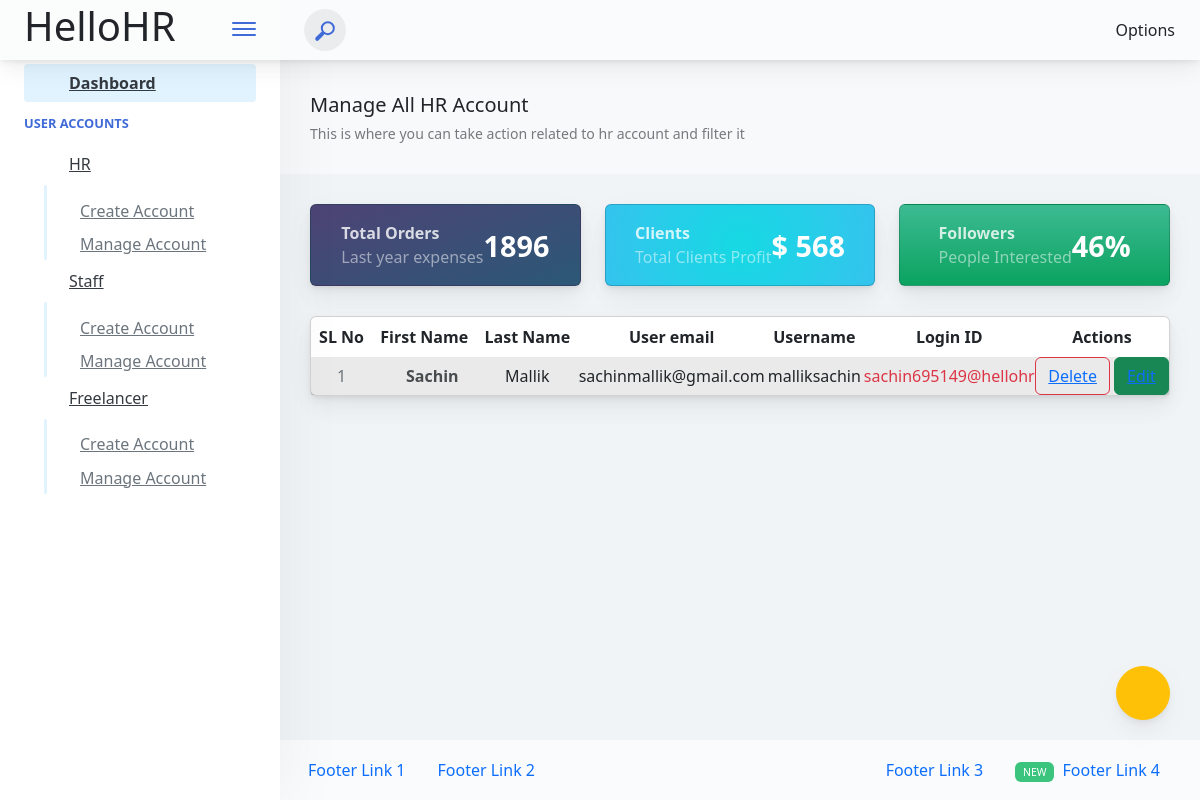
Page /hellohr/admin/manage/companyHR (signed in) on the earlier database version.
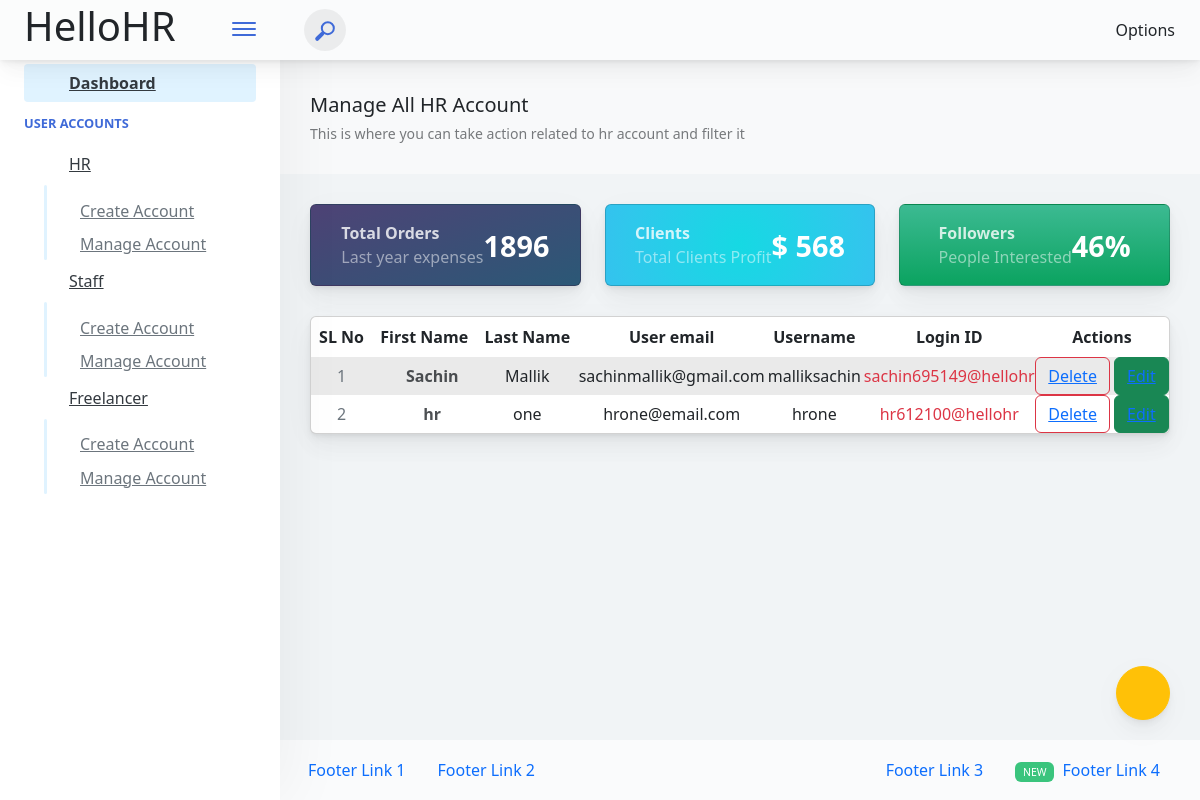
Same page on the later database version.
### adminPanel/models.py (models this page shows)
class CompanyHR(models.Model):
    GENDER = (
        ('M', 'M'), # Male
        ('F', 'F'), # Female
        ('O', 'O'), # Other
    )
    id = models.AutoField(primary_key=True)
    admin = models.OneToOneField(CustomUser, on_delete=models.CASCADE)
    hr_email = models.CharField(max_length=30)
    mobile_no = models.CharField(max_length=10)
    gender = models.CharField(max_length=1, null=True, choices=GENDER)
    profile_pic = models.FileField(default='avatar.png', upload_to='companyHR/')
    address = models.TextField()
    password = models.CharField(max_length=15)
    isDelete = models.BooleanField(default=False)
    birth_date = models.DateTimeField(null=True, blank=True)
    created_at = models.DateTimeField(auto_now_add=True)
    updated_at = models.DateTimeField(auto_now_add=True)
    objects = models.Manager()

class CustomUser(AbstractUser):
    user_type_data = ((1,'Admin'),(2,'CompanyHR'), (3,'Staff'), (4, 'Freelancer'))
    create_type_data = ((1, 'OWN'),(2, 'Admin'))
    user_type = models.CharField(default=1, choices=user_type_data, max_length=10)
    create_type = models.CharField(default=1, choices=create_type_data, max_length=10)
    isDelete = models.BooleanField(default=False)

### adminPanel/adminViews.py (the view)
# urls.py: path('admin/manage/companyHR', adminViews.manage_company_hr, name='manage-compay-hr'),
@login_required(login_url="login")
@cache_control(no_cache=True, must_revalidate=True, no_store=True)
def manage_company_hr(request):
    company_hr = CompanyHR.objects.filter(isDelete=False)
    context = {
        'companyhrs': company_hr,
    }
    return render(request, 'admin-panel/companyHR/manage-companyhr.html', context)

### adminPanel/LoginCheckMiddleWare.py (called while the page is built, shortened)
    def process_view(self,request,view_func,view_args,view_kwargs):
        modulename=view_func.__module__
        user=request.user
        if user.is_authenticated:
            if user.user_type == "1":
                if modulename == "adminPanel.adminViews":
                    pass
                elif modulename == "adminPanel.views":
                    pass
                else:
                    return HttpResponseRedirect(reverse('adminPanel:admin-dashboard'))
            else:
                return HttpResponseRedirect(reverse('login'))

### templates/admin-panel/companyHR/manage-companyhr.html (shortened to what the changed rows need)
{% extends 'admin-panel/index.html' %}
{% load static %}
{% block content %}
<div class="app-main__inner">
    <div class="row">
        <div class="col-md-12">
            <div class="main-card mb-3 card">
                <div class="table-responsive">
                    <table class="align-middle mb-0 table table-borderless table-striped table-hover">
                        <thead>
                            <tr>
                                <th class="text-center">SL No</th>
                                <th class="text-center">First Name</th>
                                <th class="text-center">Last Name</th>
                                <th class="text-center">User email</th>
                                <th class="text-center">Username</th>
                                <th class="text-center">Login ID</th>
                                <th class="text-center">Actions</th>
                            </tr>
                        </thead>
                        <tbody>
                            {% for hr in companyhrs %}
                            <tr>
                                <td class="text-center text-muted p-0">{{ forloop.counter }}</td>
                                <td class="text-center p-0">
                                    <div class="widget-content p-0">
                                        <div class="widget-content-wrapper">
                                            <div class="widget-content-left flex2">
                                                <div class="widget-heading">{{ hr.admin.first_name }}</div>
                                            </div>
                                        </div>
                                    </div>
                                </td>
                                <td class="text-center p-0">{{ hr.admin.last_name }}</td>
                                <td class="text-center p-0">
                                    {{ hr.hr_email }}
                                </td>
                                <td class="text-center p-0">{{ hr.admin.username }}</td>
                                <td class="text-center p-0 text-danger">{{ hr.admin.email }}</td>
                                <td class="text-center p-0">
                                    <div class="d-block text-center">
                                        <button class="btn-icon btn-icon-only btn btn-outline-danger"><a href="{% url 'adminPanel:delete-company-hr' hr.admin.id %}">Delete</a></button>
                                        <button class="btn-wide btn btn-success"><a href="{% url 'adminPanel:update-company-hr' hr.admin.id %}">Edit</a></button>
                                    </div>
                                </td>
                            </tr>
                            {% endfor %}
                        </tbody>
                    </table>
                </div>
            </div>
        </div>
    </div>
</div>
{% endblock %}

Differences in the rows shown:
added CompanyHR: admin.first_name "hr", admin.last_name "one", hr_email "hrone@email.com", admin.username "hrone", admin.email "hr612100@hellohr"
